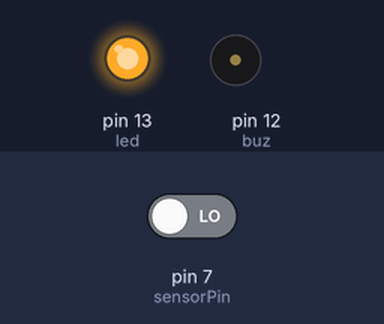
This sketch was run on a simulated Arduino Uno, built with avr-gcc and run on an emulated ATmega328P. On the bench: output pins drawn as LEDs (lit = HIGH), buzzer (waves = sounding, pin HIGH). The test bench sets the inputs (shaded band); at power-on: pin 7 (sensorPin) LOW.

Above: at 1.2 s.
1.3 s: pin 7 (sensorPin) driven HIGH
At 2.2 s:
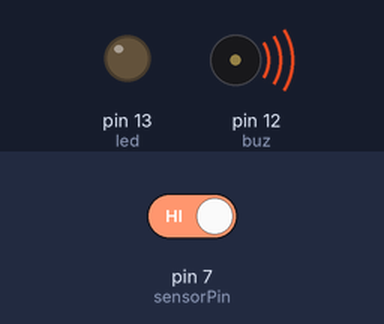
2.8 s: pin 7 (sensorPin) driven LOW
At 3.4 s:
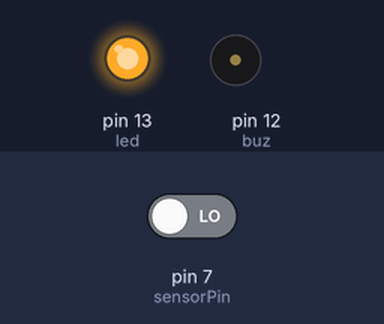
Timing chart, 0 to 5.8 s (numbered marks = the images above; inputs shaded):
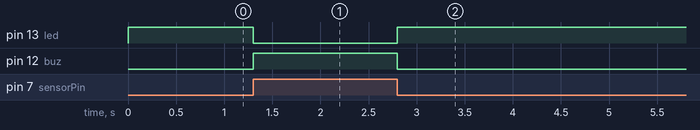

Measured:
- after the input at 1.3 s, pin 13 (led): HIGH → LOW at once; pin 12 (buz): LOW → HIGH at once
- after the input at 2.8 s, pin 13 (led): LOW → HIGH at once; pin 12 (buz): HIGH → LOW at once

The sketch:

cap_push.ino
```cpp
int sensorPin=7;
 int led = 13;
 int buz = 12;
void setup() {
  pinMode(led, OUTPUT);
  pinMode(sensorPin, INPUT);
   pinMode(buz, OUTPUT);
  }

void loop() {
  int senseValue = digitalRead(sensorPin);
    if (senseValue == HIGH){

    digitalWrite(led, LOW);
    digitalWrite(buz, HIGH);
  }
  else{
    digitalWrite(led,HIGH);
    digitalWrite(buz,LOW);
  }
  delay(50);
}
```
